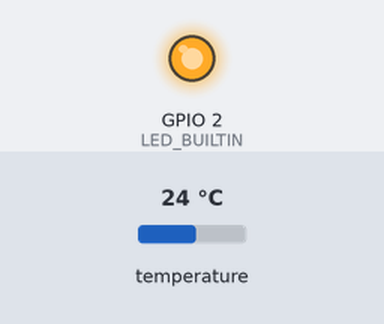
Bench run of a program on a simulated ESP8266 (NodeMCU). Shown: output pins drawn as LEDs (lit = HIGH, except the on-board LED, lit = LOW). The test bench sets the inputs (shaded band); at power-on: temperature 24 °C. WiFi joins after 1.5 s; servers stay silent unless stated; no MQTT or app messages arrive unless stated; what the program prints to the serial monitor is not drawn.

Above: at 1.2 s.
At 7.8 s:
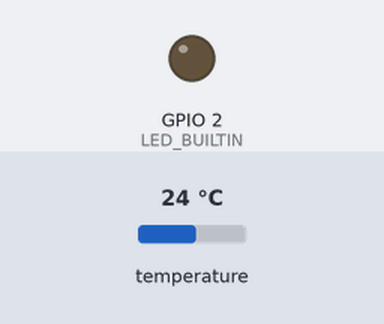
Timing chart, 0 to 14.1 s (numbered marks = the images above):
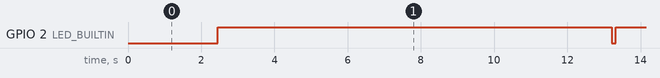

The program:

main.cpp
```cpp
#include <PubSubClient.h>
#include <ESP8266WiFi.h>
#include <OneWire.h>
#include <DallasTemperature.h>

#ifndef LED_BUILTIN
  #define LED_BUILTIN 2
#endif

#define ONE_WIRE_BUS 12
#define RESOLUTION 12

//Basic Wifi and MQTT-Server Information
const char* ssid = "Oversun";
const char* password = "****";
const char* server = "192.168.31.100";
const char* mqttTopic = "home/outdoor/temp1";

OneWire oneWire(ONE_WIRE_BUS);
DallasTemperature sensors(&oneWire);

WiFiClient wifiClient;

void callback(char* topic, byte* payload, unsigned int length) {
  // handle message arrived
}

PubSubClient client(server, 1883, callback, wifiClient);

void connectWiFi() {
  Serial.println();
  Serial.print("Connecting to ");
  Serial.println(ssid);

  WiFi.begin(ssid, password);

  while (WiFi.status() != WL_CONNECTED) {
    delay(500);
    Serial.print(".");
  }
  Serial.println("");
  Serial.println("WiFi connected");
  Serial.println("IP address: ");
  Serial.println(WiFi.localIP());
}

String macToStr(const uint8_t* mac) {
  String result;
  for (int i = 0; i < 6; ++i) {
    result += String(mac[i], 16);
    if (i < 5)
      result += ':';
  }
  return result;
}

void connectMQTT() {
  while (!client.connected()) {

    while (WiFi.status() != WL_CONNECTED) {
      connectWiFi();
    }

    Serial.print("Attempting MQTT connection...");

    String clientName;
    clientName += "ESP8266Client";
    uint8_t mac[6];
    WiFi.macAddress(mac);
    clientName += macToStr(mac);

    if (client.connect((char*) clientName.c_str())) {
      Serial.println("connected");
    } else {
      Serial.print("failed, rc=");
      Serial.print(client.state());
      Serial.println(" try again in 5 seconds");
      delay(5000);
    }
  }
}

void setup() {
  pinMode(ONE_WIRE_BUS, INPUT_PULLUP);
  pinMode(LED_BUILTIN, OUTPUT);

  Serial.begin(9600);
  delay(10);

  sensors.begin();
}

void publish(char* str) {
  if (client.publish(mqttTopic, str)) {
    Serial.println("Publish ok");
    digitalWrite(LED_BUILTIN, LOW);
    delay(100);
    digitalWrite(LED_BUILTIN, HIGH);
  } else {
    Serial.println("Publish failed");
  }
}


void loop() {
  if (!client.connected()) {
    connectMQTT();
  }

  sensors.requestTemperatures();

  float tempC = sensors.getTempCByIndex(0);

  char charBuf[4];
  dtostrf(tempC, 2, 2, charBuf);

  Serial.println(tempC);

  publish(charBuf);

  delay(10000);
}
```

Measured:
- by itself, GPIO 2 (LED_BUILTIN): alternates HIGH for 10.8 s and LOW for 0.10 s
